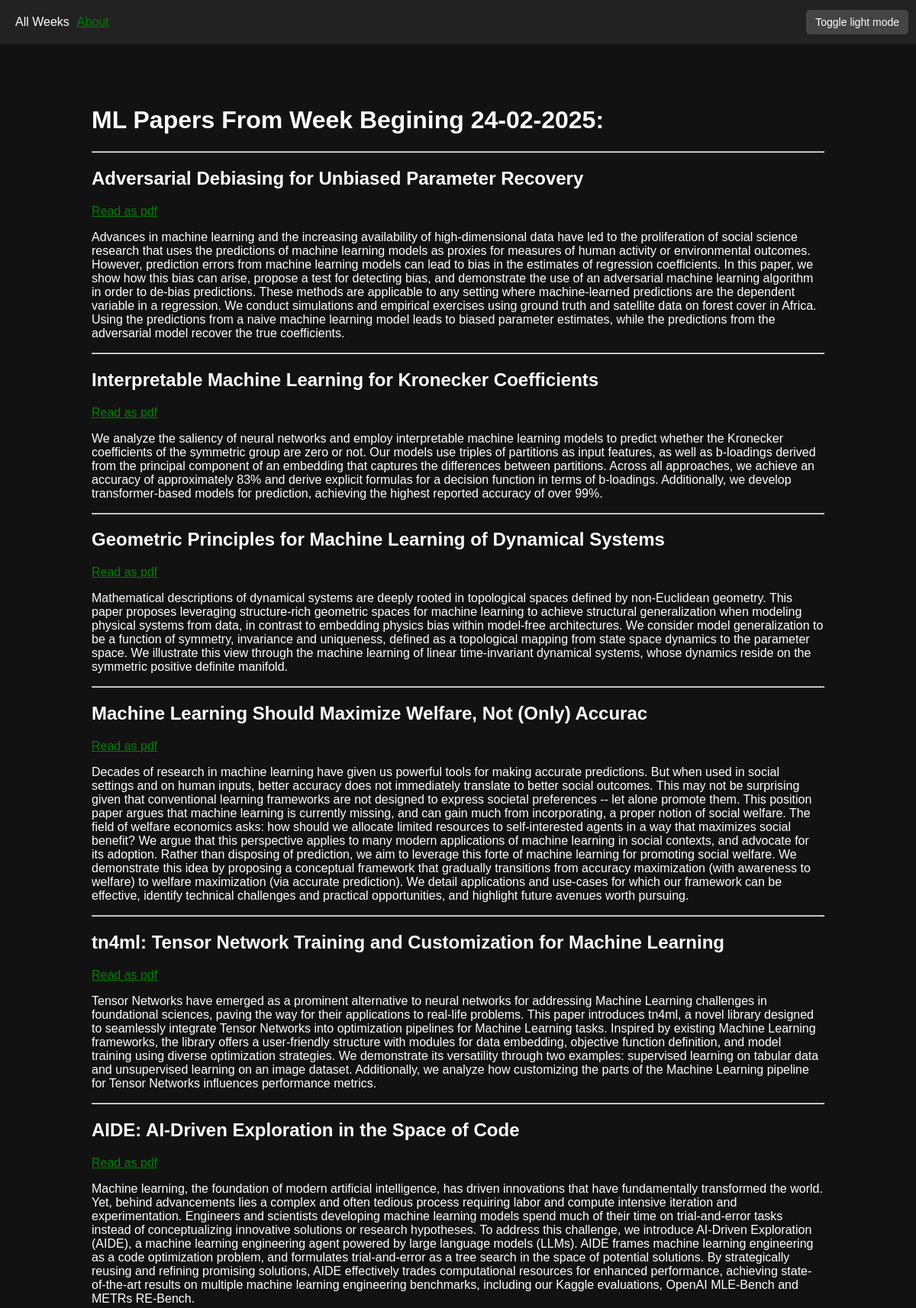
The page /posts/24-02-2025 (upper part) on the database its author committed.
### posts/models.py (models this page shows, shortened)
class Week(models.Model):
    date = models.CharField(max_length=17)

class Paper(models.Model):
    title = models.CharField(max_length=200)
    summary = models.TextField()
    link = models.URLField()
    week = models.ForeignKey(Week, related_name="papers", on_delete=models.CASCADE)

### posts/views.py (the view)
# urls.py: path('posts/<str:date>', views.post),
def post(request, date):
    return render(request, 'post.html',
                   {'papers': Week.objects.get(date=date).papers.all(),
                    'weeks': Week.objects.all().order_by('-id'), # order_by('-id') is used so that weeks are shown in decending order in side bar
                    'week': Week.objects.get(date=date)})

### posts/templates/post.html (shortened to what this page needs)
{% extends 'layout.html' %}
{% block main_body %}
    <h1>ML Papers From Week Begining {{week.date}}:</h1>
    {% for paper in papers %}
        <hr>
        <h2>{{ paper.title }}</h2>
        <a href="{{ paper.link }}" target="_blank" rel="noopener noreferrer">Read as pdf</a>
        <p>
            {{ paper.summary }}
        </p>
    {% endfor %}
{% endblock %}

### posts/static/css/style.css (style rules this page uses)
body { font-family: Arial, sans-serif; margin: 0; padding: 0; background-color: #121212; color: rgb(255, 255, 255); transition: background 0.3s, color 0.3s; display: flex; flex-direction: column; min-height: 100vh; }
a:link { color: green; }

### rows shown on the page
Week: date "24-02-2025"
Paper: title "Adversarial Debiasing for Unbiased Parameter Recovery", summary "Advances in machine learning and the increasing availability of high-dimensional data have led to the proliferation of social science research that uses the predictions of machine learning models as proxies for measures of human activity or environmental outcomes. However, prediction errors from machine learning models can lead to bias in the estimates of regression coefficients. In this paper, we show how this bias can arise, propose a test for detecting bias, and demonstrate the use of an adversarial machine learning algorithm in order to de-bias predictions. These methods are applicable to any setting where machine-learned predictions are the dependent variable in a regression. We…"
Paper: title "Interpretable Machine Learning for Kronecker Coefficients", summary "We analyze the saliency of neural networks and employ interpretable machine learning models to predict whether the Kronecker coefficients of the symmetric group are zero or not. Our models use triples of partitions as input features, as well as b-loadings derived from the principal component of an embedding that captures the differences between partitions. Across all approaches, we achieve an accuracy of approximately 83% and derive explicit formulas for a decision function in terms of b-loadings. Additionally, we develop transformer-based models for prediction, achieving the highest reported accuracy of over 99%."
Paper: title "Geometric Principles for Machine Learning of Dynamical Systems", summary "Mathematical descriptions of dynamical systems are deeply rooted in topological spaces defined by non-Euclidean geometry. This paper proposes leveraging structure-rich geometric spaces for machine learning to achieve structural generalization when modeling physical systems from data, in contrast to embedding physics bias within model-free architectures. We consider model generalization to be a function of symmetry, invariance and uniqueness, defined as a topological mapping from state space dynamics to the parameter space. We illustrate this view through the machine learning of linear time-invariant dynamical systems, whose dynamics reside on the symmetric positive definite manifold."
Paper: title "Machine Learning Should Maximize Welfare, Not (Only) Accurac", summary "Decades of research in machine learning have given us powerful tools for making accurate predictions. But when used in social settings and on human inputs, better accuracy does not immediately translate to better social outcomes. This may not be surprising given that conventional learning frameworks are not designed to express societal preferences -- let alone promote them. This position paper argues that machine learning is currently missing, and can gain much from incorporating, a proper notion of social welfare. The field of welfare economics asks: how should we allocate limited resources to self-interested agents in a way that maximizes social benefit? We argue that this perspective…"
Paper: title "tn4ml: Tensor Network Training and Customization for Machine Learning", summary "Tensor Networks have emerged as a prominent alternative to neural networks for addressing Machine Learning challenges in foundational sciences, paving the way for their applications to real-life problems. This paper introduces tn4ml, a novel library designed to seamlessly integrate Tensor Networks into optimization pipelines for Machine Learning tasks. Inspired by existing Machine Learning frameworks, the library offers a user-friendly structure with modules for data embedding, objective function definition, and model training using diverse optimization strategies. We demonstrate its versatility through two examples: supervised learning on tabular data and unsupervised learning on an image…"
Paper: title "AIDE: AI-Driven Exploration in the Space of Code", summary "Machine learning, the foundation of modern artificial intelligence, has driven innovations that have fundamentally transformed the world. Yet, behind advancements lies a complex and often tedious process requiring labor and compute intensive iteration and experimentation. Engineers and scientists developing machine learning models spend much of their time on trial-and-error tasks instead of conceptualizing innovative solutions or research hypotheses. To address this challenge, we introduce AI-Driven Exploration (AIDE), a machine learning engineering agent powered by large language models (LLMs). AIDE frames machine learning engineering as a code optimization problem, and formulates…"
